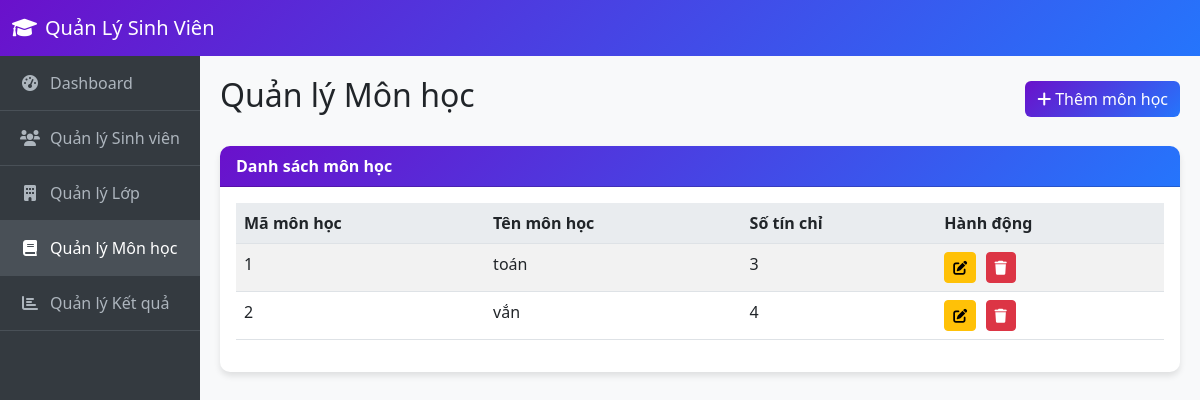
Screenshot of /dsmonhoc.php with the database file from the repository.
### tables this page shows
CREATE TABLE `monhoc` (
  `MAMH` varchar(10) NOT NULL,
  `TENMH` varchar(50) NOT NULL,
  `SOTINCHI` int(11) NOT NULL
);

### dsmonhoc.php (the view, shortened to what this page needs)
<?php
require_once 'connect.php';
$sql = "SELECT * FROM monhoc ORDER BY MAMH";
$stmt = $conn->prepare($sql);
$stmt->execute();
$subjects = $stmt->fetchAll(PDO::FETCH_ASSOC);
?>
<!DOCTYPE html>
<html lang="vi">
<head>
    <link href="https://cdn.jsdelivr.net/npm/bootstrap@5.3.0-alpha1/dist/css/bootstrap.min.css" rel="stylesheet">
    <link rel="stylesheet" href="https://cdnjs.cloudflare.com/ajax/libs/font-awesome/6.0.0/css/all.min.css">
</head>
<body>
    <nav class="navbar navbar-expand-lg navbar-dark">
        <div class="container-fluid">
            <a class="navbar-brand" href="index.php"><i class="fas fa-graduation-cap me-2"></i>Quản Lý Sinh Viên</a>
        </div>
    </nav>
    <div class="container-fluid">
        <div class="row">
            <div class="col-md-3 col-lg-2 sidebar">
                <ul class="nav flex-column">
                    <li class="nav-item">
                        <a class="nav-link" href="index.php">
                            <i class="fas fa-tachometer-alt"></i>Dashboard
                        </a>
                    </li>
                    <li class="nav-item">
                        <a class="nav-link" href="dssinhvien.php">
                            <i class="fas fa-users"></i>Quản lý Sinh viên
                        </a>
                    </li>
                    <li class="nav-item">
                        <a class="nav-link" href="dslop.php">
                            <i class="fas fa-building"></i>Quản lý Lớp
                        </a>
                    </li>
                    <li class="nav-item">
                        <a class="nav-link active" href="dsmonhoc.php">
                            <i class="fas fa-book"></i>Quản lý Môn học
                        </a>
                    </li>
                    <li class="nav-item">
                        <a class="nav-link" href="dsketqua.php">
                            <i class="fas fa-chart-bar"></i>Quản lý Kết quả
                        </a>
                    </li>
                </ul>
            </div>
            <div class="col-md-9 col-lg-10 content">
                <div class="d-flex justify-content-between align-items-center mb-4">
                    <h2>Quản lý Môn học</h2>
                    <a href="themmh.php" class="btn btn-primary">
                        <i class="fas fa-plus me-1"></i>Thêm môn học
                    </a>
                </div>
                <div class="card">
                    <div class="card-header">
                        Danh sách môn học
                    </div>
                    <div class="card-body">
                        <div class="table-responsive">
                            <table class="table table-striped table-hover">
                                <thead>
                                    <tr>
                                        <th>Mã môn học</th>
                                        <th>Tên môn học</th>
                                        <th>Số tín chỉ</th>
                                        <th>Hành động</th>
                                    </tr>
                                </thead>
                                <tbody>
                                    <?php foreach ($subjects as $subject): ?>
                                    <tr>
                                        <td><?php echo $subject['MAMH']; ?></td>
                                        <td><?php echo $subject['TENMH']; ?></td>
                                        <td><?php echo $subject['SOTINCHI']; ?></td>
                                        <td class="action-buttons">
                                            <a href="suamh.php?mamh=<?php echo $subject['MAMH']; ?>" class="btn btn-sm btn-warning">
                                                <i class="fas fa-edit"></i>
                                            </a>
                                            <a href="dsmonhoc.php?delete=<?php echo $subject['MAMH']; ?>"
                                               class="btn btn-sm btn-danger"
                                               onclick="return confirm('Bạn có chắc chắn muốn xóa môn học này?')">
                                                <i class="fas fa-trash"></i>
                                            </a>
                                        </td>
                                    </tr>
                                    <?php endforeach; ?>
                                </tbody>
                            </table>
                        </div>
                    </div>
                </div>
            </div>
        </div>
    </div>
</body>
</html>

### dsmonhoc.php (style rules this page uses)
body { background-color: #f8f9fa; font-family: 'Segoe UI', Tahoma, Geneva, Verdana, sans-serif; }
.navbar { background: linear-gradient(135deg, #6a11cb 0%, #2575fc 100%); }
.sidebar { background-color: #343a40; min-height: 100vh; padding: 0; }
.sidebar .nav-link { color: #adb5bd; padding: 15px 20px; border-bottom: 1px solid #495057; transition: all 0.3s; }
.sidebar .nav-link:hover, .sidebar .nav-link.active { color: #fff; background-color: #495057; }
.sidebar .nav-link i { margin-right: 10px; width: 20px; text-align: center; }
.content { padding: 20px; }
.card { border-radius: 10px; box-shadow: 0 4px 6px rgba(0, 0, 0, 0.1); margin-bottom: 20px; border: none; }
.card-header { background: linear-gradient(135deg, #6a11cb 0%, #2575fc 100%); color: white; border-radius: 10px 10px 0 0 !important; font-weight: 600; }
.btn-primary { background: linear-gradient(135deg, #6a11cb 0%, #2575fc 100%); border: none; }
.table th { background-color: #e9ecef; }
.action-buttons .btn { margin-right: 5px; }

### rows the page displays
monhoc: MAMH "1", TENMH "toán", SOTINCHI "3"
monhoc: MAMH "2", TENMH "vắn", SOTINCHI "4"
